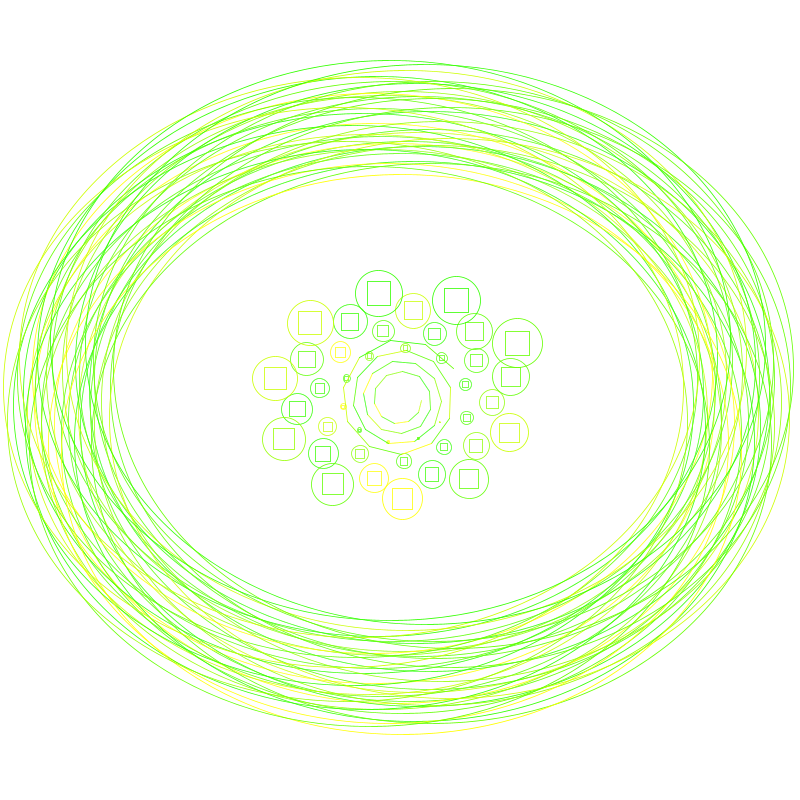
Frame 1 (no input)
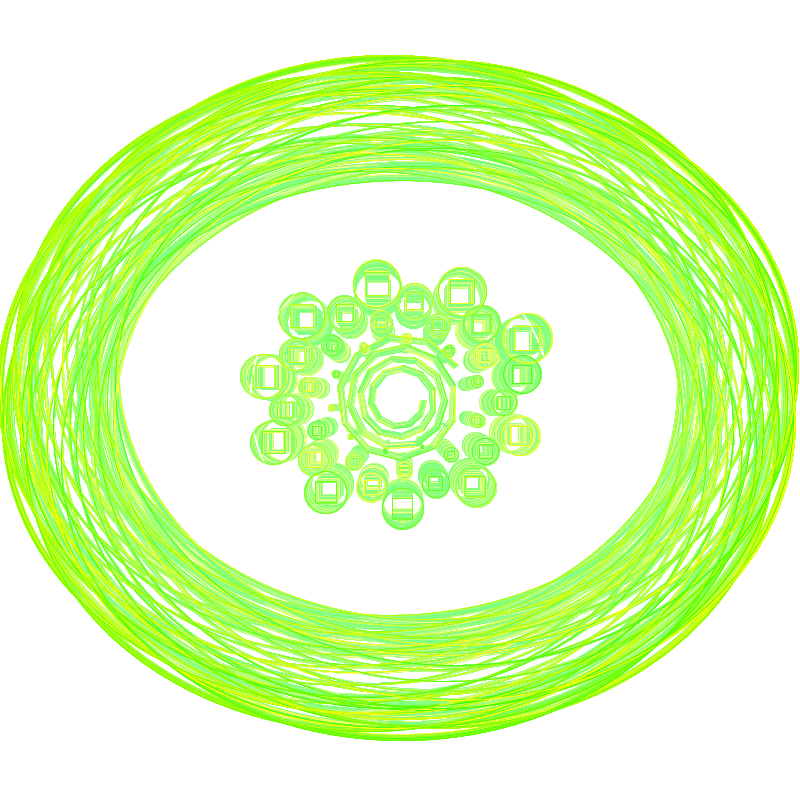
Frame 60 (the mouse pressed at the canvas centre just before this capture)
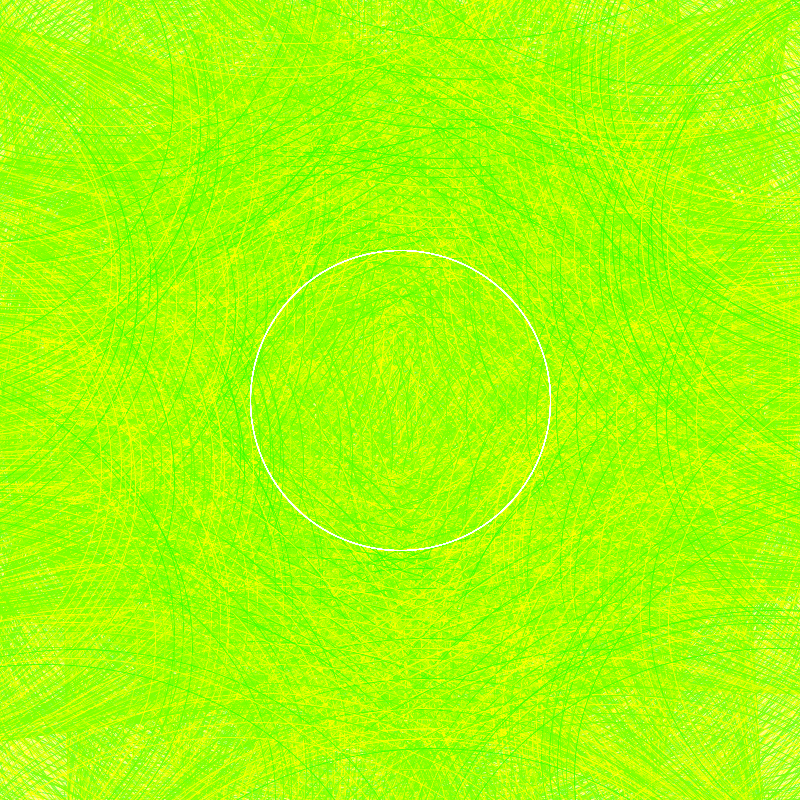
Frame 120 (the mouse held since frame 60 and released just before this capture)

The Processing sketch that drew these frames (run headless with seeded random() and noise(); from frame 60 on, the mouse is pressed at the canvas centre):

// Processing sketch: processing_143811
// ── processing_143811.pde

//Diego Rodriguez_Midterm assigment
//genesis of spaces born out of a spiral motion
//based on tutorials for spirals and addina a continous or organic growth for 
//pattern that is born implying on the polycentric qualities of a circle and how
//it can be used to organize "squares" or "patches of information to it". 

float x, y, d;
float radiusCircle = 150;
float frameSpeed = 10;//control speed of drawing
float noiseY;


void setup() {
  size(800, 800);
  background(255);
  smooth();
  frameRate(frameSpeed);
}
void draw() {
  color[] whiteRainbow = {
    #00FF00, #33FF00, #66FF00, #99FF00, #CCFF00, #FFFF00
  };//from light to dark color
  color white = color(245, 10);
  color lightRed = color(#FF3300, 10);
  float amt = map( mouseX, 0, width, 0, 1 );
  color c = lerpColor( white, lightRed, amt );
  translate(width/2, height/2);
  ellipseMode(RADIUS);
  rectMode(CENTER);
  stroke(255);//add int to random to include 5. for index numbers needs []
  fill(c, 40);
  ellipse(0, 0, radiusCircle, radiusCircle);//origin and radius


  float radiusSpiral =10+frameSpeed;
  float px = -999;
  float py = -999;
  strokeWeight(.8);
  for (float angle = 0; angle < 4*TAU; angle += 0.6)//eight cycles around, increment of 0.6
  {
    radiusSpiral += 1;
    x = cos(angle) * radiusSpiral;
    y = sin(angle) * radiusSpiral;
    d = width/2;
    //drawing line "path" connecting spaces
    if (px > -999) {
      stroke(whiteRainbow[int(random(1, 6))]);//add exponential variance to colors of ranibow + white + black
      line (x, y, px, py);
      ellipse(x*2.2, y*1.8, angle, angle);
      arc(x, y, d-60, d-120, 0, TAU);//position of arches around 
      point(x, y);
      rect(x*2.2, y*1.8, angle, angle);//x,y position of "spaces" revolving around angle of elllipse
    }
    px = x;
    py = y;
  }
  if (mousePressed == true) {
    frameSpeed += 10;
  } 
  else {
    frameSpeed +=random(-1, 1.5);//close frame rate to keep continious and balanced motion
  }
  if (keyPressed == true) {
    frameSpeed += -10;
  }
}
